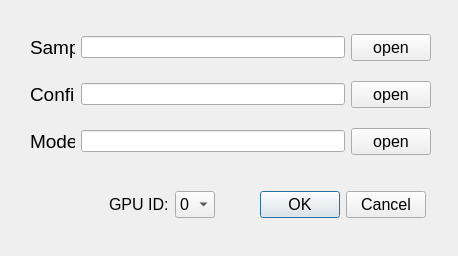
<?xml version="1.0" encoding="UTF-8"?>
<ui version="4.0">
 <class>Dialog_train</class>
 <widget class="QDialog" name="Dialog_train">
  <property name="geometry">
   <rect>
    <x>0</x>
    <y>0</y>
    <width>458</width>
    <height>256</height>
   </rect>
  </property>
  <property name="minimumSize">
   <size>
    <width>458</width>
    <height>256</height>
   </size>
  </property>
  <property name="maximumSize">
   <size>
    <width>500</width>
    <height>300</height>
   </size>
  </property>
  <property name="windowTitle">
   <string>Dialog</string>
  </property>
  <widget class="QWidget" name="">
   <property name="geometry">
    <rect>
     <x>30</x>
     <y>20</y>
     <width>401</width>
     <height>151</height>
    </rect>
   </property>
   <layout class="QVBoxLayout" name="verticalLayout">
    <item>
     <layout class="QHBoxLayout" name="horizontalLayout">
      <item>
       <widget class="QLabel" name="label">
        <property name="enabled">
         <bool>true</bool>
        </property>
        <property name="minimumSize">
         <size>
          <width>45</width>
          <height>0</height>
         </size>
        </property>
        <property name="maximumSize">
         <size>
          <width>40</width>
          <height>16777215</height>
         </size>
        </property>
        <property name="font">
         <font>
          <pointsize>14</pointsize>
          <italic>false</italic>
         </font>
        </property>
        <property name="text">
         <string>Sample</string>
        </property>
       </widget>
      </item>
      <item>
       <widget class="QLineEdit" name="lineEdit_sample">
        <property name="maximumSize">
         <size>
          <width>265</width>
          <height>16777215</height>
         </size>
        </property>
       </widget>
      </item>
      <item>
       <widget class="QPushButton" name="pushButton">
        <property name="font">
         <font>
          <pointsize>12</pointsize>
         </font>
        </property>
        <property name="text">
         <string>open</string>
        </property>
       </widget>
      </item>
     </layout>
    </item>
    <item>
     <layout class="QHBoxLayout" name="horizontalLayout_2">
      <item>
       <widget class="QLabel" name="label_2">
        <property name="enabled">
         <bool>true</bool>
        </property>
        <property name="minimumSize">
         <size>
          <width>45</width>
          <height>0</height>
         </size>
        </property>
        <property name="maximumSize">
         <size>
          <width>40</width>
          <height>16777215</height>
         </size>
        </property>
        <property name="font">
         <font>
          <pointsize>14</pointsize>
          <italic>false</italic>
         </font>
        </property>
        <property name="text">
         <string>Config</string>
        </property>
       </widget>
      </item>
      <item>
       <widget class="QLineEdit" name="lineEdit_config">
        <property name="maximumSize">
         <size>
          <width>265</width>
          <height>16777215</height>
         </size>
        </property>
       </widget>
      </item>
      <item>
       <widget class="QPushButton" name="pushButton_2">
        <property name="font">
         <font>
          <pointsize>12</pointsize>
         </font>
        </property>
        <property name="text">
         <string>open</string>
        </property>
       </widget>
      </item>
     </layout>
    </item>
    <item>
     <layout class="QHBoxLayout" name="horizontalLayout_3">
      <item>
       <widget class="QLabel" name="label_3">
        <property name="enabled">
         <bool>true</bool>
        </property>
        <property name="minimumSize">
         <size>
          <width>45</width>
          <height>0</height>
         </size>
        </property>
        <property name="maximumSize">
         <size>
          <width>40</width>
          <height>16777215</height>
         </size>
        </property>
        <property name="font">
         <font>
          <pointsize>14</pointsize>
         </font>
        </property>
        <property name="text">
         <string>Model</string>
        </property>
       </widget>
      </item>
      <item>
       <widget class="QLineEdit" name="lineEdit_modelpath">
        <property name="maximumSize">
         <size>
          <width>265</width>
          <height>16777215</height>
         </size>
        </property>
       </widget>
      </item>
      <item>
       <widget class="QPushButton" name="pushButton_4">
        <property name="font">
         <font>
          <pointsize>12</pointsize>
         </font>
        </property>
        <property name="text">
         <string>open</string>
        </property>
       </widget>
      </item>
     </layout>
    </item>
   </layout>
  </widget>
  <widget class="QWidget" name="">
   <property name="geometry">
    <rect>
     <x>70</x>
     <y>190</y>
     <width>356</width>
     <height>29</height>
    </rect>
   </property>
   <layout class="QHBoxLayout" name="horizontalLayout_5">
    <item>
     <layout class="QHBoxLayout" name="horizontalLayout_4">
      <item>
       <spacer name="horizontalSpacer">
        <property name="orientation">
         <enum>Qt::Horizontal</enum>
        </property>
        <property name="sizeHint" stdset="0">
         <size>
          <width>40</width>
          <height>20</height>
         </size>
        </property>
       </spacer>
      </item>
      <item>
       <widget class="QLabel" name="label_4">
        <property name="minimumSize">
         <size>
          <width>42</width>
          <height>0</height>
         </size>
        </property>
        <property name="font">
         <font>
          <pointsize>12</pointsize>
         </font>
        </property>
        <property name="text">
         <string>GPU ID:</string>
        </property>
       </widget>
      </item>
      <item>
       <widget class="QComboBox" name="comboBox_gpuid">
        <property name="minimumSize">
         <size>
          <width>40</width>
          <height>0</height>
         </size>
        </property>
        <property name="font">
         <font>
          <pointsize>12</pointsize>
         </font>
        </property>
        <item>
         <property name="text">
          <string>0</string>
         </property>
        </item>
        <item>
         <property name="text">
          <string>1</string>
         </property>
        </item>
        <item>
         <property name="text">
          <string>2</string>
         </property>
        </item>
        <item>
         <property name="text">
          <string>3</string>
         </property>
        </item>
        <item>
         <property name="text">
          <string>4</string>
         </property>
        </item>
        <item>
         <property name="text">
          <string>5</string>
         </property>
        </item>
        <item>
         <property name="text">
          <string>6</string>
         </property>
        </item>
        <item>
         <property name="text">
          <string>7</string>
         </property>
        </item>
       </widget>
      </item>
      <item>
       <spacer name="horizontalSpacer_2">
        <property name="orientation">
         <enum>Qt::Horizontal</enum>
        </property>
        <property name="sizeHint" stdset="0">
         <size>
          <width>40</width>
          <height>20</height>
         </size>
        </property>
       </spacer>
      </item>
     </layout>
    </item>
    <item>
     <widget class="QDialogButtonBox" name="buttonBox">
      <property name="font">
       <font>
        <pointsize>12</pointsize>
       </font>
      </property>
      <property name="orientation">
       <enum>Qt::Horizontal</enum>
      </property>
      <property name="standardButtons">
       <set>QDialogButtonBox::Cancel|QDialogButtonBox::Ok</set>
      </property>
     </widget>
    </item>
   </layout>
  </widget>
 </widget>
 <resources/>
 <connections>
  <connection>
   <sender>buttonBox</sender>
   <signal>rejected()</signal>
   <receiver>Dialog_train</receiver>
   <slot>reject()</slot>
   <hints>
    <hint type="sourcelabel">
     <x>376</x>
     <y>240</y>
    </hint>
    <hint type="destinationlabel">
     <x>286</x>
     <y>262</y>
    </hint>
   </hints>
  </connection>
  <connection>
   <sender>buttonBox</sender>
   <signal>accepted()</signal>
   <receiver>Dialog_train</receiver>
   <slot>slot_process()</slot>
   <hints>
    <hint type="sourcelabel">
     <x>308</x>
     <y>234</y>
    </hint>
    <hint type="destinationlabel">
     <x>157</x>
     <y>262</y>
    </hint>
   </hints>
  </connection>
  <connection>
   <sender>pushButton</sender>
   <signal>clicked()</signal>
   <receiver>Dialog_train</receiver>
   <slot>slot_open_sample()</slot>
   <hints>
    <hint type="sourcelabel">
     <x>405</x>
     <y>40</y>
    </hint>
    <hint type="destinationlabel">
     <x>330</x>
     <y>-1</y>
    </hint>
   </hints>
  </connection>
  <connection>
   <sender>pushButton_2</sender>
   <signal>clicked()</signal>
   <receiver>Dialog_train</receiver>
   <slot>slot_open_config()</slot>
   <hints>
    <hint type="sourcelabel">
     <x>387</x>
     <y>93</y>
    </hint>
    <hint type="destinationlabel">
     <x>549</x>
     <y>104</y>
    </hint>
   </hints>
  </connection>
  <connection>
   <sender>pushButton_4</sender>
   <signal>clicked()</signal>
   <receiver>Dialog_train</receiver>
   <slot>slot_open_modelpath()</slot>
   <hints>
    <hint type="sourcelabel">
     <x>396</x>
     <y>142</y>
    </hint>
    <hint type="destinationlabel">
     <x>442</x>
     <y>173</y>
    </hint>
   </hints>
  </connection>
 </connections>
 <slots>
  <slot>slot_open_sample()</slot>
  <slot>slot_open_config()</slot>
  <slot>slot_open_modelpath()</slot>
  <slot>slot_process()</slot>
 </slots>
</ui>
